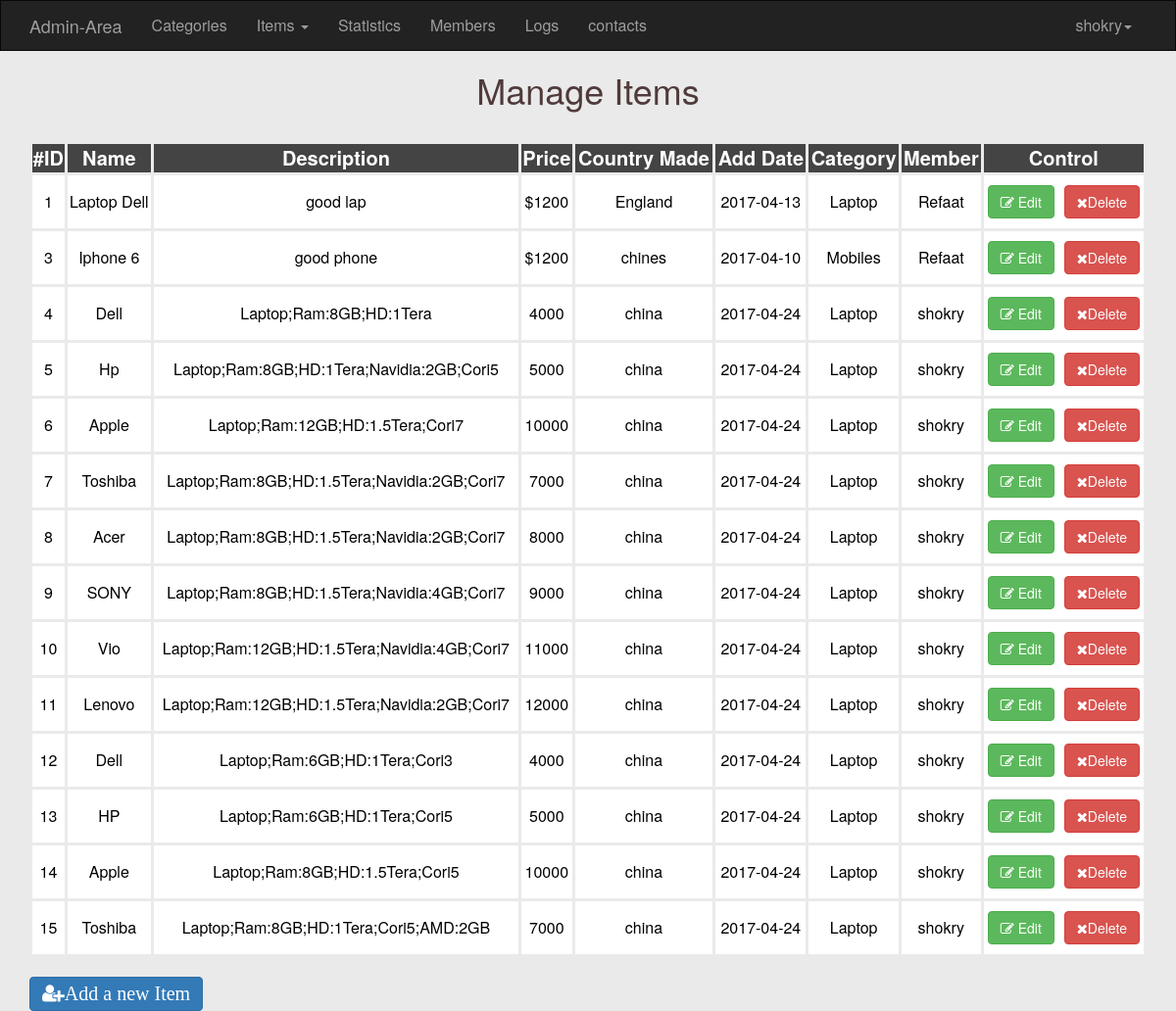
/Admin/Items.php (signed in), run on the app's committed database.
### tables this page shows
CREATE TABLE IF NOT EXISTS `items` (
  `ItemID` int(11) NOT NULL AUTO_INCREMENT,
  `Name` varchar(255) NOT NULL,
  `Description` text NOT NULL,
  `Price` varchar(255) NOT NULL,
  `Add_Date` date NOT NULL,
  `Country_Made` varchar(255) NOT NULL,
  `Status` varchar(255) NOT NULL,
  `Cat_ID` int(11) NOT NULL,
  `Member_ID` int(11) NOT NULL,
  PRIMARY KEY (`ItemID`),
  KEY `con3` (`Member_ID`),
  KEY `const1` (`Cat_ID`)
);

CREATE TABLE IF NOT EXISTS `categories` (
  `ID` int(11) NOT NULL AUTO_INCREMENT,
  `Name` varchar(255) NOT NULL,
  `Description` text NOT NULL,
  PRIMARY KEY (`ID`)
);

### Admin/include/Languages/english.php (called while the page is built)
<?php
function lang($phares)
{
    static $lang = array(
    "Home-Admin"    => "Admin-Area",
    "ADMIN"         => "Adminstrator",
    "Categories"    =>"Categories",
    "ITEMS"        =>"Items ",
    "Statistics"    =>"Statistics ",
    "Members"      =>"Members ",
    "Logs"          =>"Logs",
    "contacts"      =>"contacts"
    );
    return $lang[$phares];
}
?>

### Admin/Items.php (the view, shortened to what this page needs)
<?php
    if(isset($_SESSION['username']))
    {
     include "init.php";
        $do = isset($_GET['do']) ? $_GET['do'] : 'manage';
        if($do == "manage")
        {
            $stmt=$con->prepare("SELECT
                                items.* , categories.Name AS category_Name , adminusers.UserName
                                FROM items
                                INNER JOIN categories ON categories.ID = items.Cat_ID
                                INNER JOIN adminusers ON adminusers.UserID = items.Member_ID");
            $stmt->execute();
            $rows = $stmt->fetchAll();
    ?>
    <h1 class="text-center">Manage Items</h1><br>
        <div class="container">
            <div class="table-responsive">
                <table class="main-table text-center table table-bordered">
                    <tr>
                        <th>#ID</th>
                        <th>Name</th>
                        <th>Description</th>
                        <th>Price</th>
                        <th>Country Made</th>
                        <th>Add Date</th>
                        <th>Category</th>
                        <th>Member</th>
                        <th>Control</th>
                    </tr>
                    <?php
                    foreach($rows as $row)
                    {
                        echo "<tr>";
                        echo "<td>" .$row['ItemID']."</td>";
                        echo "<td>" .$row['Name']."</td>";
                        echo "<td>" .$row['Description']."</td>";
                        echo "<td>" .$row['Price']."</td>";
                        echo "<td>" .$row['Country_Made']."</td>";
                        echo "<td>" .$row['Add_Date']."</td>";
                        echo "<td>" .$row['category_Name']."</td>";
                        echo "<td>" .$row['UserName']."</td>";
                        echo "<td>";
                        echo "<a href='Items.php?do=edit&Item_Id=".$row['ItemID']."'class='EditBtn btn btn-success'><i class ='fa fa-edit'></i>
                        Edit</a>";
                        echo "<a href='Items.php?do=delete&Item_Id=".$row['ItemID']."' class='btn btn-danger confirm'><i class ='fa fa-close'></i>Delete</a>";
                        echo "</td>";
                        echo "</tr>";
                    }
                    ?>
                </table>
            </div>
                      <a href='Items.php?do=add' class="btn btn-primary"><li class="AddBtn fa fa-user-plus">Add a new Item</li></a>
        </div>
        <?php
        }
}
  else
    {
        header('Location:index.php');
        exit();
    }
include $tpl . "footer.php";
?>

### Admin/include/Templetes/header.php (shortened to what this page needs)
<!DOCTYPE html>
<html>
    <head>
        <link rel="stylesheet" href="<?php echo $css ; ?>bootstrap.min.css">
        <link rel="stylesheet" href="<?php echo $css ; ?>font-awesome.min.css">
        <link rel="stylesheet" href="<?php echo $css ; ?>backend.css">
    </head>
<body>

### Admin/init.php (shortened to what this page needs)
<?php
    $tpl = "Include/Templetes/";
    $lan = "Include/Languages/";
    $css = "Layout/css/";
    include $tpl . "header.php";
    include $lan . "english.php";
    if(!isset($nonavbar))
    {
        include $tpl . "navbar.php";
    }
?>

### Admin/include/Templetes/navbar.php (shortened to what this page needs)
<nav class="navbar navbar-inverse">
    <div class="container">
        <div class="navbar-header">
            <a class="navbar-brand" href="dashboard.php">
                <?php echo lang("Home-Admin");?>
            </a>
        </div>
        <div class="collapse navbar-collapse" id="app-nav">
            <ul class="nav navbar-nav">
                <li>
                    <a href="category.php">
                        <?php echo lang('Categories');?>
                    </a>
                </li>
                <li class="dropdown">
                        <a href="#" class="dropdown-toggle" data-toggle="dropdown" role="button" aria-haspopup="true" aria-expanded="false">Items <span class="caret"></span></a>
                </li>
                <li>
                    <a href="dashboard.php">
                        <?php echo lang('Statistics');?>
                    </a>
                </li>
                <li>
                    <a href="members.php">
                        <?php echo lang('Members');?>
                    </a>
                </li>
                <li>
                    <a href="#">
                        <?php echo lang('Logs');?>
                    </a>
                </li>
                <li>
                    <a href="contacts.php">
                        <?php echo lang('contacts');?>
                    </a>
                </li>
            </ul>
            <ul class="nav navbar-nav navbar-right">
                <li class="dropdown">
                    <a href="#" class="dropdown-toggle" data-toggle="dropdown" role="button" aria-haspopup="true" aria-expanded="false">
                        <?php echo $_SESSION['username']?><span class="caret"></span></a>
                </li>
            </ul>
        </div>
    </div>
</nav>

### Admin/include/Templetes/footer.php (shortened to what this page needs)
</body>
</html>

### Admin/Layout/css/backend.css (style rules this page uses)
body { background-color: #EAEAEA; font-size: 16px; }
.text-center { color: #503a3a; }
.navbar { border-radius:0; }
.main-table th { text-align: center; color: #FFF; background-color: #444; font-size: 20px; padding: 0px; }
.main-table td { text-align: center; color: black; background-color: #FFF; font-size: 16px; }
.table > tbody > tr > td, .table > tbody > tr > th, .table > tfoot > tr > td, .table > tfoot > tr > th, .table > thead > tr > td, .table > thead > tr > th { padding: 0px; vertical-align: middle; }
.table-bordered > tbody > tr > td, .table-bordered > tbody > tr > th, .table-bordered > tfoot > tr > td, .table-bordered > tfoot > tr > th, .table-bordered > thead > tr > td, .table-bordered > thead > tr > th { border: 3px solid #EAEAEA }
.EditBtn { margin-right: 10px; margin-top: 10px; margin-bottom: 10px; }
.AddBtn { font-size: 20px; }

### data on the page
items: ItemID "1", Name "Laptop Dell", Description "good lap", Price "$1200", Country_Made "England", Add_Date "2017-04-13", Cat_ID.Name "Laptop", Member_ID.Username "Refaat"
items: ItemID "3", Name "Iphone 6", Description "good phone", Price "$1200", Country_Made "chines", Add_Date "2017-04-10", Cat_ID.Name "Mobiles", Member_ID.Username "Refaat"
items: ItemID "4", Name "Dell", Description "Laptop;Ram:8GB;HD:1Tera", Price "4000", Country_Made "china", Add_Date "2017-04-24", Cat_ID.Name "Laptop", Member_ID.Username "shokry"
items: ItemID "5", Name "Hp", Description "Laptop;Ram:8GB;HD:1Tera;Navidia:2GB;Cori5", Price "5000", Country_Made "china", Add_Date "2017-04-24", Cat_ID.Name "Laptop", Member_ID.Username "shokry"
items: ItemID "6", Name "Apple", Description "Laptop;Ram:12GB;HD:1.5Tera;Cori7", Price "10000", Country_Made "china", Add_Date "2017-04-24", Cat_ID.Name "Laptop", Member_ID.Username "shokry"
items: ItemID "7", Name "Toshiba", Description "Laptop;Ram:8GB;HD:1.5Tera;Navidia:2GB;Cori7", Price "7000", Country_Made "china", Add_Date "2017-04-24", Cat_ID.Name "Laptop", Member_ID.Username "shokry"
items: ItemID "8", Name "Acer", Description "Laptop;Ram:8GB;HD:1.5Tera;Navidia:2GB;Cori7", Price "8000", Country_Made "china", Add_Date "2017-04-24", Cat_ID.Name "Laptop", Member_ID.Username "shokry"
items: ItemID "9", Name "SONY", Description "Laptop;Ram:8GB;HD:1.5Tera;Navidia:4GB;Cori7", Price "9000", Country_Made "china", Add_Date "2017-04-24", Cat_ID.Name "Laptop", Member_ID.Username "shokry"
items: ItemID "10", Name "Vio", Description "Laptop;Ram:12GB;HD:1.5Tera;Navidia:4GB;Cori7", Price "11000", Country_Made "china", Add_Date "2017-04-24", Cat_ID.Name "Laptop", Member_ID.Username "shokry"
items: ItemID "11", Name "Lenovo", Description "Laptop;Ram:12GB;HD:1.5Tera;Navidia:2GB;Cori7", Price "12000", Country_Made "china", Add_Date "2017-04-24", Cat_ID.Name "Laptop", Member_ID.Username "shokry"
items: ItemID "12", Name "Dell", Description "Laptop;Ram:6GB;HD:1Tera;Cori3", Price "4000", Country_Made "china", Add_Date "2017-04-24", Cat_ID.Name "Laptop", Member_ID.Username "shokry"
items: ItemID "13", Name "HP", Description "Laptop;Ram:6GB;HD:1Tera;Cori5", Price "5000", Country_Made "china", Add_Date "2017-04-24", Cat_ID.Name "Laptop", Member_ID.Username "shokry"
items: ItemID "14", Name "Apple", Description "Laptop;Ram:8GB;HD:1.5Tera;Cori5", Price "10000", Country_Made "china", Add_Date "2017-04-24", Cat_ID.Name "Laptop", Member_ID.Username "shokry"
items: ItemID "15", Name "Toshiba", Description "Laptop;Ram:8GB;HD:1Tera;Cori5;AMD:2GB", Price "7000", Country_Made "china", Add_Date "2017-04-24", Cat_ID.Name "Laptop", Member_ID.Username "shokry"

### other printed values
lang("Home-Admin") "Admin-Area"
lang('Categories') "Categories"
lang('Statistics') "Statistics"
lang('Members') "Members"
lang('Logs') "Logs"
lang('contacts') "contacts"
$_SESSION['username'] "shokry"
